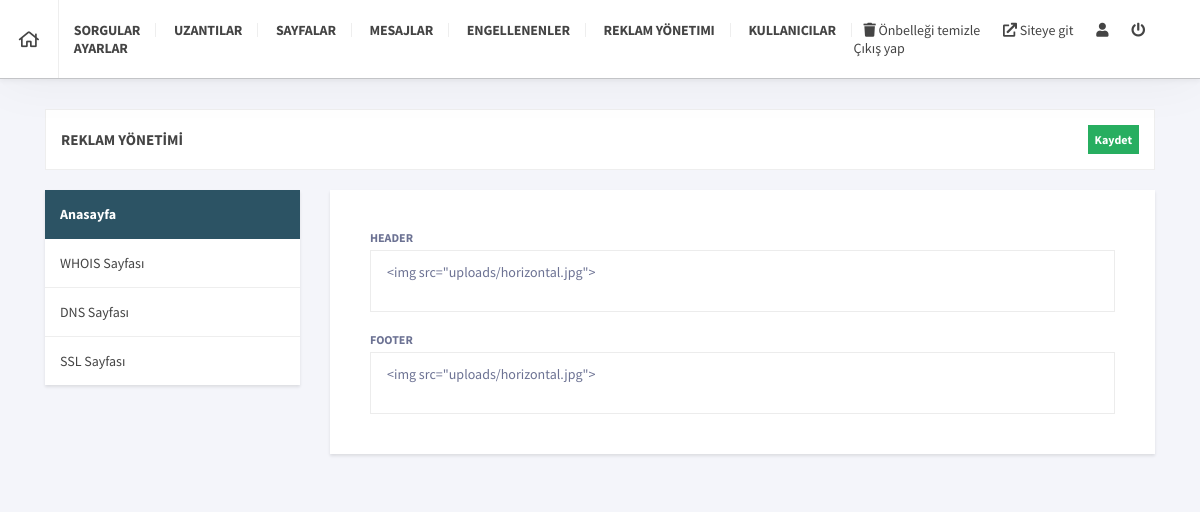
The app's page /admin/ads.php with its own data.
### tables this page shows
CREATE TABLE `settings` (
  `id` int(11) NOT NULL,
  `settings_name` mediumtext NOT NULL,
  `settings_value` mediumtext NOT NULL
);

### _class/class.php (called while the page is built, shortened)
<?php
class PIA {
	static $pdo = null;
	static $charset = 'UTF8';
	static $last_stmt = null;
	public static function instance(){
		return
		self::$pdo == null ?
		self::init() :
		self::$pdo;
	}
	public static function init(){
		self::$pdo = new PDO('mysql:host=' . MYSQL_HOST .';dbname=' . MYSQL_DB,	MYSQL_USER,	MYSQL_PASS	);
		self::$pdo->exec('SET NAMES `' . self::$charset . '`');
		self::$pdo->setAttribute(PDO::ATTR_DEFAULT_FETCH_MODE, PDO::FETCH_OBJ);
		return self::$pdo;
	}
	public static function query($query, $bindings = null){
		if(is_null($bindings)){
			if(!self::$last_stmt = self::instance()->query($query))
			return false;
		}else{
			self::$last_stmt = self::prepare($query);
			if(!self::$last_stmt->execute($bindings))
			return false;
		}
		return self::$last_stmt;
	}
	public static function get_var($query, $bindings = null){
		if(!$stmt = self::query($query, $bindings))
		return false;
		return $stmt->fetchColumn();
	}
	public static function settings($name){
		return self::get_var("SELECT settings_value FROM settings WHERE settings_name='$name'");
	}
}
$pia = new PIA;
?>

### admin/ads.php (the view, shortened to what this page needs)
<?php require('../_class/config.php'); ?>
<!DOCTYPE html>
<html>
      <head>
            <?php require('_inc/head.php');  ?>
      </head>
      <body>
            <?php require('_inc/header.php'); ?>
                   <form class="container tab-content" method="post" action="_ajax/_ajaxAds.php"  autocomplete="off">
                        <div class="tools">
                              <div class="left">REKLAM YÖNETİMİ</div>
                              <div class="right"><button type="submit" class="btn-success btn-sm" >Kaydet</button></div>
                        </div>
                  <div class="row">
                        <div class="col-md-3">
                              <ul class="navigation">
                                    <li class="active"><a href="#tab1" data-toggle="tab">Anasayfa</a></li>
                                    <li><a href="#tab2" data-toggle="tab">WHOIS Sayfası</a></li>
                                    <li><a href="#tab3" data-toggle="tab">DNS Sayfası</a></li>
                                    <li><a href="#tab4" data-toggle="tab">SSL Sayfası</a></li>
                              </ul>
                        </div>
                        <div class="col-md-9 tab-content">
                                    <div class="widget tab-pane active" id="tab1">
                                                <div class="form-group">
                                                      <label>HEADER</label>
                                                      <textarea name="home_header" class="form-control"><?=$pia->settings('home_header');?></textarea>
                                                </div>
                                                <div class="form-group m0">
                                                      <label>FOOTER</label>
                                                      <textarea name="home_footer" class="form-control"><?=$pia->settings('home_footer');?></textarea>
                                                </div>
                                    </div>
                        </div>
                  </div>
                   </form>
      </body>
</html>

### records on screen
settings: home_header "<img src=\"uploads/horizontal.jpg\">"
settings: home_footer "<img src=\"uploads/horizontal.jpg\">"
